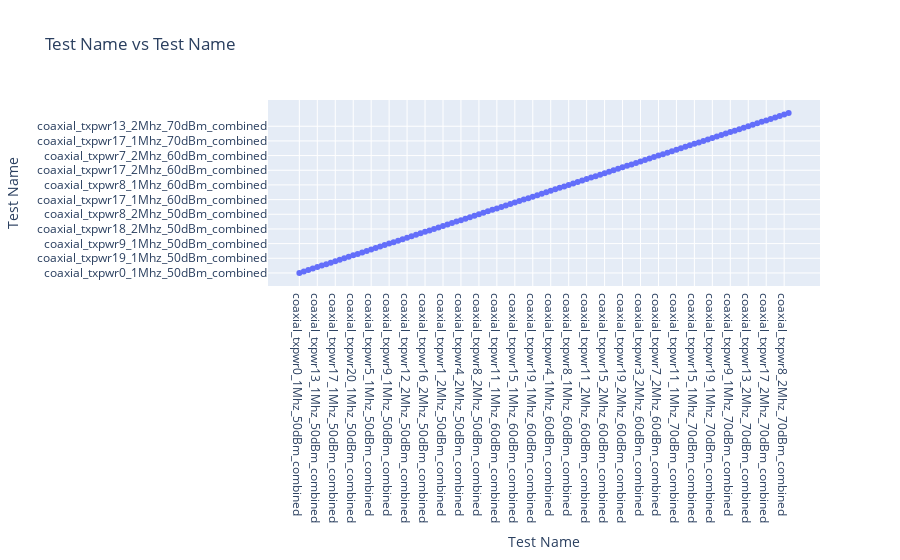

Write notebook code for a chart like this one.
### Code cell
# Example usage
logs_directory = r'data\coaxial\logs'
scenarios = extract_scenarios_from_text_files(logs_directory)
data_frame = scenarios_to_dataframe(scenarios)

if not data_frame.empty:
    plot_interactive(data_frame)
else:
    print("No data available for plotting.")

### Figure 1 — Plotly figure (JSON) as saved in the notebook; plotly's stock layout.template omitted (floating-point values rounded to 4 significant figures)
{"data": [{"hovertemplate": "Test Name=%{y}<extra></extra>", "legendgroup": "", "marker": {"color": "#636efa", "symbol": "circle"}, "mode": "markers", "name": "", "orientation": "v", "showlegend": false, "type": "scatter", "x": ["coaxial_txpwr0_1Mhz_50dBm_combined", "coaxial_txpwr10_1Mhz_50dBm_combined", "coaxial_txpwr11_1Mhz_50dBm_combined", "coaxial_txpwr12_1Mhz_50dBm_combined", "coaxial_txpwr13_1Mhz_50dBm_combined", "coaxial_txpwr14_1Mhz_50dBm_combined", "coaxial_txpwr15_1Mhz_50dBm_combined", "coaxial_txpwr16_1Mhz_50dBm_combined", "coaxial_txpwr17_1Mhz_50dBm_combined", "coaxial_txpwr18_1Mhz_50dBm_combined", "coaxial_txpwr19_1Mhz_50dBm_combined", "coaxial_txpwr1_1Mhz_50dBm_combined", "coaxial_txpwr20_1Mhz_50dBm_combined", "coaxial_txpwr2_1Mhz_50dBm_combined", "coaxial_txpwr3_1Mhz_50dBm_combined", "coaxial_txpwr4_1Mhz_50dBm_combined", "coaxial_txpwr5_1Mhz_50dBm_combined", "coaxial_txpwr6_1Mhz_50dBm_combined", "coaxial_txpwr7_1Mhz_50dBm_combined", "coaxial_txpwr8_1Mhz_50dBm_combined", "coaxial_txpwr9_1Mhz_50dBm_combined", "coaxial_txpwr0_2Mhz_50dBm_combined", "coaxial_txpwr10_2Mhz_50dBm_combined", "coaxial_txpwr11_2Mhz_50dBm_combined", "coaxial_txpwr12_2Mhz_50dBm_combined", "coaxial_txpwr13_2Mhz_50dBm_combined", "coaxial_txpwr14_2Mhz_50dBm_combined", "coaxial_txpwr15_2Mhz_50dBm_combined", "coaxial_txpwr16_2Mhz_50dBm_combined", "coaxial_txpwr17_2Mhz_50dBm_combined", "coaxial_txpwr18_2Mhz_50dBm_combined", "coaxial_txpwr19_2Mhz_50dBm_combined", "coaxial_txpwr1_2Mhz_50dBm_combined", "coaxial_txpwr20_2Mhz_50dBm_combined", "coaxial_txpwr2_2Mhz_50dBm_combined", "coaxial_txpwr3_2Mhz_50dBm_combined", "coaxial_txpwr4_2Mhz_50dBm_combined", "coaxial_txpwr5_2Mhz_50dBm_combined", "coaxial_txpwr6_2Mhz_50dBm_combined", "coaxial_txpwr7_2Mhz_50dBm_combined", "coaxial_txpwr8_2Mhz_50dBm_combined", "coaxial_txpwr9_2Mhz_50dBm_combined", "coaxial_txpwr0_1Mhz_60dBm_combined", "coaxial_txpwr10_1Mhz_60dBm_combined", "coaxial_txpwr11_1Mhz_60dBm_combined", "coaxial_txpwr12_1Mhz_60dBm_combined", "coaxial_txpwr13_1Mhz_60dBm_combined", "coaxial_txpwr14_1Mhz_60dBm_combined", "coaxial_txpwr15_1Mhz_60dBm_combined", "coaxial_txpwr16_1Mhz_60dBm_combined", "coaxial_txpwr17_1Mhz_60dBm_combined", "coaxial_txpwr18_1Mhz_60dBm_combined", "coaxial_txpwr19_1Mhz_60dBm_combined", "coaxial_txpwr1_1Mhz_60dBm_combined", "coaxial_txpwr2_1Mhz_60dBm_combined", "coaxial_txpwr3_1Mhz_60dBm_combined", "coaxial_txpwr4_1Mhz_60dBm_combined", "coaxial_txpwr5_1Mhz_60dBm_combined", "coaxial_txpwr6_1Mhz_60dBm_combined", "coaxial_txpwr7_1Mhz_60dBm_combined", "coaxial_txpwr8_1Mhz_60dBm_combined", "coaxial_txpwr9_1Mhz_60dBm_combined", "coaxial_txpwr0_2Mhz_60dBm_combined", "coaxial_txpwr10_2Mhz_60dBm_combined", "coaxial_txpwr11_2Mhz_60dBm_combined", "coaxial_txpwr12_2Mhz_60dBm_combined", "coaxial_txpwr13_2Mhz_60dBm_combined", "coaxial_txpwr14_2Mhz_60dBm_combined", "coaxial_txpwr15_2Mhz_60dBm_combined", "coaxial_txpwr16_2Mhz_60dBm_combined", "coaxial_txpwr17_2Mhz_60dBm_combined", "coaxial_txpwr18_2Mhz_60dBm_combined", "coaxial_txpwr19_2Mhz_60dBm_combined", "coaxial_txpwr1_2Mhz_60dBm_combined", "coaxial_txpwr20_2Mhz_60dBm_combined", "coaxial_txpwr2_2Mhz_60dBm_combined", "coaxial_txpwr3_2Mhz_60dBm_combined", "coaxial_txpwr4_2Mhz_60dBm_combined", "coaxial_txpwr5_2Mhz_60dBm_combined", "coaxial_txpwr6_2Mhz_60dBm_combined", "coaxial_txpwr7_2Mhz_60dBm_combined", "coaxial_txpwr8_2Mhz_60dBm_combined", "coaxial_txpwr9_2Mhz_60dBm_combined", "coaxial_txpwr10_1Mhz_70dBm_combined", "coaxial_txpwr11_1Mhz_70dBm_combined", "coaxial_txpwr12_1Mhz_70dBm_combined", "coaxial_txpwr13_1Mhz_70dBm_combined", "coaxial_txpwr14_1Mhz_70dBm_combined", "coaxial_txpwr15_1Mhz_70dBm_combined", "coaxial_txpwr16_1Mhz_70dBm_combined", "coaxial_txpwr17_1Mhz_70dBm_combined", "coaxial_txpwr18_1Mhz_70dBm_combined", "coaxial_txpwr19_1Mhz_70dBm_combined", "coaxial_txpwr20_1Mhz_70dBm_combined", "coaxial_txpwr7_1Mhz_70dBm_combined", "coaxial_txpwr8_1Mhz_70dBm_combined", "coaxial_txpwr9_1Mhz_70dBm_combined", "coaxial_txpwr10_2Mhz_70dBm_combined", "coaxial_txpwr11_2Mhz_70dBm_combined", "coaxial_txpwr12_2Mhz_70dBm_combined", "coaxial_txpwr13_2Mhz_70dBm_combined", "coaxial_txpwr14_2Mhz_70dBm_combined", "coaxial_txpwr15_2Mhz_70dBm_combined", "coaxial_txpwr16_2Mhz_70dBm_combined", "coaxial_txpwr17_2Mhz_70dBm_combined", "coaxial_txpwr18_2Mhz_70dBm_combined", "coaxial_txpwr19_2Mhz_70dBm_combined", "coaxial_txpwr20_2Mhz_70dBm_combined", "coaxial_txpwr8_2Mhz_70dBm_combined", "coaxial_txpwr9_2Mhz_70dBm_combined"], "xaxis": "x", "y": ["coaxial_txpwr0_1Mhz_50dBm_combined", "coaxial_txpwr10_1Mhz_50dBm_combined", "coaxial_txpwr11_1Mhz_50dBm_combined", "coaxial_txpwr12_1Mhz_50dBm_combined", "coaxial_txpwr13_1Mhz_50dBm_combined", "coaxial_txpwr14_1Mhz_50dBm_combined", "coaxial_txpwr15_1Mhz_50dBm_combined", "coaxial_txpwr16_1Mhz_50dBm_combined", "coaxial_txpwr17_1Mhz_50dBm_combined", "coaxial_txpwr18_1Mhz_50dBm_combined", "coaxial_txpwr19_1Mhz_50dBm_combined", "coaxial_txpwr1_1Mhz_50dBm_combined", "coaxial_txpwr20_1Mhz_50dBm_combined", "coaxial_txpwr2_1Mhz_50dBm_combined", "coaxial_txpwr3_1Mhz_50dBm_combined", "coaxial_txpwr4_1Mhz_50dBm_combined", "coaxial_txpwr5_1Mhz_50dBm_combined", "coaxial_txpwr6_1Mhz_50dBm_combined", "coaxial_txpwr7_1Mhz_50dBm_combined", "coaxial_txpwr8_1Mhz_50dBm_combined", "coaxial_txpwr9_1Mhz_50dBm_combined", "coaxial_txpwr0_2Mhz_50dBm_combined", "coaxial_txpwr10_2Mhz_50dBm_combined", "coaxial_txpwr11_2Mhz_50dBm_combined", "coaxial_txpwr12_2Mhz_50dBm_combined", "coaxial_txpwr13_2Mhz_50dBm_combined", "coaxial_txpwr14_2Mhz_50dBm_combined", "coaxial_txpwr15_2Mhz_50dBm_combined", "coaxial_txpwr16_2Mhz_50dBm_combined", "coaxial_txpwr17_2Mhz_50dBm_combined", "coaxial_txpwr18_2Mhz_50dBm_combined", "coaxial_txpwr19_2Mhz_50dBm_combined", "coaxial_txpwr1_2Mhz_50dBm_combined", "coaxial_txpwr20_2Mhz_50dBm_combined", "coaxial_txpwr2_2Mhz_50dBm_combined", "coaxial_txpwr3_2Mhz_50dBm_combined", "coaxial_txpwr4_2Mhz_50dBm_combined", "coaxial_txpwr5_2Mhz_50dBm_combined", "coaxial_txpwr6_2Mhz_50dBm_combined", "coaxial_txpwr7_2Mhz_50dBm_combined", "coaxial_txpwr8_2Mhz_50dBm_combined", "coaxial_txpwr9_2Mhz_50dBm_combined", "coaxial_txpwr0_1Mhz_60dBm_combined", "coaxial_txpwr10_1Mhz_60dBm_combined", "coaxial_txpwr11_1Mhz_60dBm_combined", "coaxial_txpwr12_1Mhz_60dBm_combined", "coaxial_txpwr13_1Mhz_60dBm_combined", "coaxial_txpwr14_1Mhz_60dBm_combined", "coaxial_txpwr15_1Mhz_60dBm_combined", "coaxial_txpwr16_1Mhz_60dBm_combined", "coaxial_txpwr17_1Mhz_60dBm_combined", "coaxial_txpwr18_1Mhz_60dBm_combined", "coaxial_txpwr19_1Mhz_60dBm_combined", "coaxial_txpwr1_1Mhz_60dBm_combined", "coaxial_txpwr2_1Mhz_60dBm_combined", "coaxial_txpwr3_1Mhz_60dBm_combined", "coaxial_txpwr4_1Mhz_60dBm_combined", "coaxial_txpwr5_1Mhz_60dBm_combined", "coaxial_txpwr6_1Mhz_60dBm_combined", "coaxial_txpwr7_1Mhz_60dBm_combined", "coaxial_txpwr8_1Mhz_60dBm_combined", "coaxial_txpwr9_1Mhz_60dBm_combined", "coaxial_txpwr0_2Mhz_60dBm_combined", "coaxial_txpwr10_2Mhz_60dBm_combined", "coaxial_txpwr11_2Mhz_60dBm_combined", "coaxial_txpwr12_2Mhz_60dBm_combined", "coaxial_txpwr13_2Mhz_60dBm_combined", "coaxial_txpwr14_2Mhz_60dBm_combined", "coaxial_txpwr15_2Mhz_60dBm_combined", "coaxial_txpwr16_2Mhz_60dBm_combined", "coaxial_txpwr17_2Mhz_60dBm_combined", "coaxial_txpwr18_2Mhz_60dBm_combined", "coaxial_txpwr19_2Mhz_60dBm_combined", "coaxial_txpwr1_2Mhz_60dBm_combined", "coaxial_txpwr20_2Mhz_60dBm_combined", "coaxial_txpwr2_2Mhz_60dBm_combined", "coaxial_txpwr3_2Mhz_60dBm_combined", "coaxial_txpwr4_2Mhz_60dBm_combined", "coaxial_txpwr5_2Mhz_60dBm_combined", "coaxial_txpwr6_2Mhz_60dBm_combined", "coaxial_txpwr7_2Mhz_60dBm_combined", "coaxial_txpwr8_2Mhz_60dBm_combined", "coaxial_txpwr9_2Mhz_60dBm_combined", "coaxial_txpwr10_1Mhz_70dBm_combined", "coaxial_txpwr11_1Mhz_70dBm_combined", "coaxial_txpwr12_1Mhz_70dBm_combined", "coaxial_txpwr13_1Mhz_70dBm_combined", "coaxial_txpwr14_1Mhz_70dBm_combined", "coaxial_txpwr15_1Mhz_70dBm_combined", "coaxial_txpwr16_1Mhz_70dBm_combined", "coaxial_txpwr17_1Mhz_70dBm_combined", "coaxial_txpwr18_1Mhz_70dBm_combined", "coaxial_txpwr19_1Mhz_70dBm_combined", "coaxial_txpwr20_1Mhz_70dBm_combined", "coaxial_txpwr7_1Mhz_70dBm_combined", "coaxial_txpwr8_1Mhz_70dBm_combined", "coaxial_txpwr9_1Mhz_70dBm_combined", "coaxial_txpwr10_2Mhz_70dBm_combined", "coaxial_txpwr11_2Mhz_70dBm_combined", "coaxial_txpwr12_2Mhz_70dBm_combined", "coaxial_txpwr13_2Mhz_70dBm_combined", "coaxial_txpwr14_2Mhz_70dBm_combined", "coaxial_txpwr15_2Mhz_70dBm_combined", "coaxial_txpwr16_2Mhz_70dBm_combined", "coaxial_txpwr17_2Mhz_70dBm_combined", "coaxial_txpwr18_2Mhz_70dBm_combined", "coaxial_txpwr19_2Mhz_70dBm_combined", "coaxial_txpwr20_2Mhz_70dBm_combined", "coaxial_txpwr8_2Mhz_70dBm_combined", "coaxial_txpwr9_2Mhz_70dBm_combined"], "yaxis": "y"}], "layout": {"legend": {"tracegroupgap": 0}, "title": {"text": "Test Name vs Test Name"}, "xaxis": {"anchor": "y", "domain": [0, 1], "title": {"text": "Test Name"}}, "yaxis": {"anchor": "x", "domain": [0, 1], "title": {"text": "Test Name"}}}}
